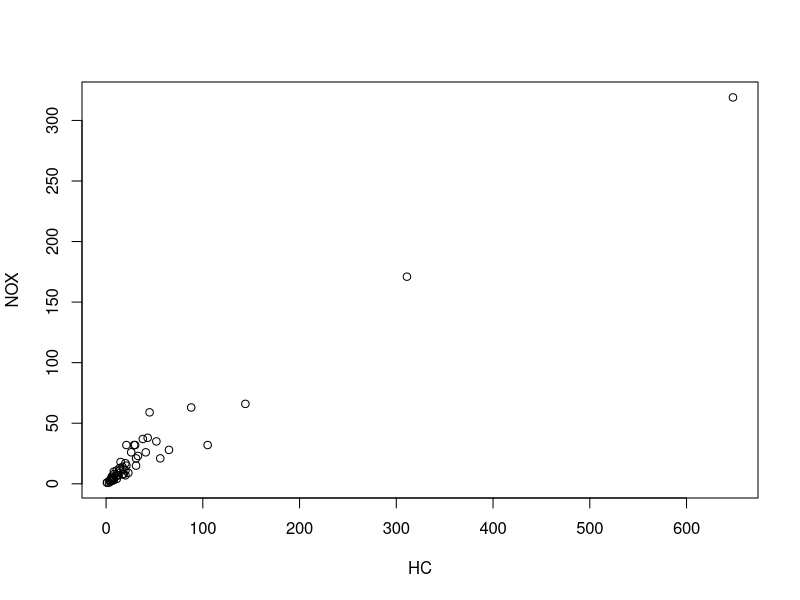

Reproduce this figure in R.
## ---- chunk 1
knitr::opts_chunk$set(echo = TRUE)
## ---- chunk 2
datos <- utils::read.table('polucion.txt', sep='\t',
                           header=TRUE,
                           row.names=NULL, stringsAsFactors=FALSE,
                           dec = ",")
## ---- chunk 3
plot(datos[,12:13])  
## ---- chunk 4
# resumen <- utils::read.table('summary.txt', sep='\t',
#                            header=TRUE,
#                            row.names=NULL, stringsAsFactors=FALSE,
#                            dec = ",")
# data.table::setDT(resumen)
# 
# base::print(xtable::xtable(data.table::setDT(resumen),
#             caption = "Resumen de algunas variables de interés", 
#             type="html"),
#             caption.placement = "bottom")
## ---- chunk 5
# datos <- utils::read.table('polucion.txt', sep='\t',
#                            header=TRUE,
#                            row.names=NULL, stringsAsFactors=FALSE,
#                            dec = ",")
# 
# 
# datosML <- datos[-c(6, 28, 32, 37, 2),]
# 
# modelo2 <- rstanarm::stan_glm(MORT ~ PREC + JANT + 
#                                 JULT + EDUC + NONW + SO, 
#                               data = datosML,
#                               family = gaussian(link = "identity"),
#                               prior_intercept = rstanarm::normal(1122.79104, 101.12442),
#                               prior = rstanarm::normal(base::c(2.23936, -1.03784, -2.10246,
#                                                               -12.41246, 3.89109, 0.30278),
#                                                      base::c(0.52209, 0.48114, 0.98114,
#                                                             5.36332, 0.63640, 0.06265)),
#                               prior_aux = rstanarm::normal(26.19,0.5),
#                               seed = 12345)
# 
# base::summary(modelo2)
# rstanarm::prior_summary(modelo2)
# 
# # Estimates:
# #   mean   sd     10%    50%    90% 
# # (Intercept) 1121.4   56.2 1051.6 1120.7 1195.0
# # PREC           2.2    0.3    1.9    2.2    2.6
# # JANT          -1.0    0.3   -1.4   -1.0   -0.7
# # JULT          -2.1    0.6   -2.8   -2.1   -1.4
# # EDUC         -12.3    3.1  -16.2  -12.4   -8.4
# # NONW           3.9    0.3    3.5    3.9    4.3
# # SO             0.3    0.0    0.3    0.3    0.4
# # sigma         19.5    1.4   17.8   19.4   21.2
# 
# 
# #prior_aux: normal
# # Estimates:
# #   mean   sd     10%    50%    90% 
# # (Intercept) 1123.2   67.4 1036.6 1122.2 1210.6
# # PREC           2.2    0.4    1.8    2.2    2.7
# # JANT          -1.0    0.3   -1.5   -1.0   -0.6
# # JULT          -2.1    0.7   -3.0   -2.1   -1.2
# # EDUC         -12.4    3.7  -17.1  -12.4   -7.7
# # NONW           3.9    0.4    3.4    3.9    4.5
# # SO             0.3    0.0    0.2    0.3    0.4
# # sigma         27.2    0.8   26.3   27.0   28.3
# 
# 
# modelo2
# modelo2$coefficients
# modelo2$stanfit
# 
# 
# ###Diagnostico de las Cadenas
# bayesplot::mcmc_trace(modelo2)
# bayesplot::mcmc_trace(modelo2,pars = "(Intercept)")
# bayesplot::mcmc_trace(modelo2,pars = "PREC")
# bayesplot::mcmc_trace(modelo2,pars = "JANT")
# bayesplot::mcmc_trace(modelo2,pars = "JULT")
# bayesplot::mcmc_trace(modelo2,pars = "EDUC")
# bayesplot::mcmc_trace(modelo2,pars = "NONW")
# bayesplot::mcmc_trace(modelo2,pars = "SO")
# bayesplot::mcmc_trace(modelo2,pars = "sigma")
# 
# ##Intervalos de credibilidad del 95%
# bayesplot::mcmc_intervals(modelo2, prob = 0.95)
# bayesplot::mcmc_intervals(modelo2 ,pars=c("PREC",
#                                           "JANT", 
#                                           "JULT",
#                                           "EDUC",
#                                           "NONW",
#                                           "SO"), prob = 0.95)
# 
# bayesplot::mcmc_intervals(modelo2 ,pars=c("SO"), prob = 0.95)
# 
# 
# bayesplot::mcmc_hist(modelo2)#Histograma de los coeficientes 
# bayesplot::mcmc_hist_by_chain(modelo2)#Histograma de los coeficientes por cadena
# bayesplot::mcmc_dens(modelo2)#Estimacion de densidad de los coeficientes
# 
# # Diagnostico de Modelo
# ##Predictivas posteriores
# pred2<-rstanarm::posterior_predict(modelo2,draws = 100)
# bayesplot::pp_check(modelo2, plotfun = "stat", stat = "mean")
# bayesplot::pp_check(modelo2, plotfun = "stat", stat = "median")
# bayesplot::pp_check(modelo2, plotfun = "stat", stat = "var")
# bayesplot::pp_check(modelo2, plotfun = "stat", stat = "IQR")
# bayesplot::pp_check(modelo2, plotfun = "stat", stat = "min")
# bayesplot::pp_check(modelo2, plotfun = "stat", stat = "max")
# bayesplot::pp_check(modelo2, plotfun = "stat", stat = "q75")
# 
# bayesplot::ppc_dens_overlay(datosML$MORT,pred2)

